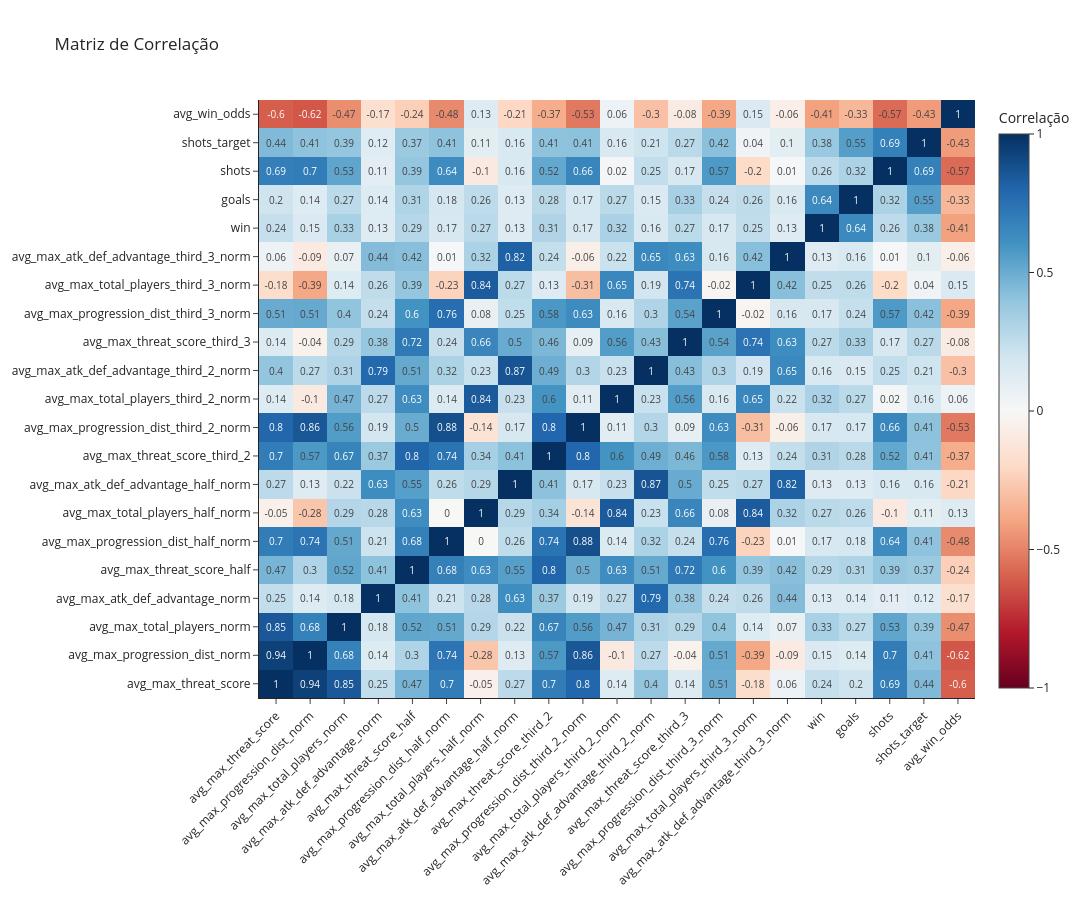
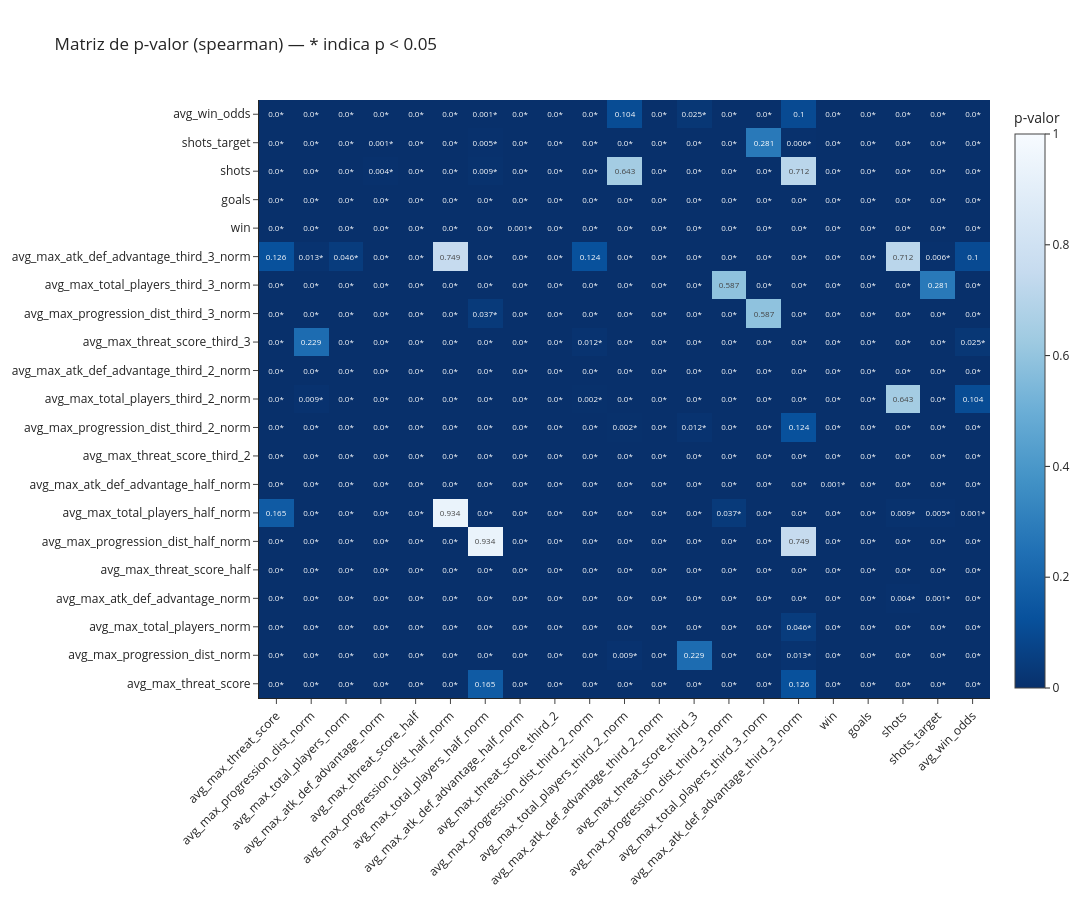

Notebook cell for these charts, in order:
### Markdown cell above
### 2.2. Por Time-Partida-Ciclo de Posse

### Code cell
possession_group_cols = [
    "gameId",
    "competitionName",
    "season",
    "date",
    "homeTeamName",
    "opponentTeamName",
    "homeTeam",
    "possession_id"
]

max_cols, df_possession = build_aggregated_df(
    df=df_threat,
    group_cols=possession_group_cols,
    agg_cols=agg_cols,
    agg_func=F.max,
    agg_prefix="max"
)

team_group_cols = [
    "gameId",
    "competitionName",
    "season",
    "date",
    "homeTeamName",
    "opponentTeamName",
    "homeTeam"
]

avg_cols, df_agg = build_aggregated_df(
    df=df_possession,
    group_cols=team_group_cols,
    agg_cols=max_cols,
    agg_func=F.mean,
    agg_prefix="avg"
)

df_agg = join_match_stats(
    df_agg,
    df_pl_match_stats_22_23_filtrado_mapped
)

df_team_match = (
    build_side_df(df_agg, True, avg_cols)
    .unionByName(
        build_side_df(df_agg, False, avg_cols)
    )
)

corr_cols = (
    df_team_match
    .drop(*(group_cols + ["teamName"]))
    .columns
)

df_team_match.show(5)

plot_correlation_heatmap(df_team_match, corr_cols)
plot_pvalue_heatmap(df_team_match, corr_cols)

### Figure 1 — Plotly figure (JSON) as saved in the notebook; plotly's stock layout.template omitted (floating-point values rounded to 4 significant figures; data arrays with more than 128 entries replaced by an {"elided": "..."} marker saying what was removed)
{"data": [{"colorbar": {"title": {"text": "Correlação"}}, "colorscale": [[0, "rgb(103,0,31)"], [0.1, "rgb(178,24,43)"], [0.2, "rgb(214,96,77)"], [0.3, "rgb(244,165,130)"], [0.4, "rgb(253,219,199)"], [0.5, "rgb(247,247,247)"], [0.6, "rgb(209,229,240)"], [0.7, "rgb(146,197,222)"], [0.8, "rgb(67,147,195)"], [0.9, "rgb(33,102,172)"], [1, "rgb(5,48,97)"]], "text": {"elided": "21x21 float values"}, "texttemplate": "%{text}", "type": "heatmap", "x": ["avg_max_threat_score", "avg_max_progression_dist_norm", "avg_max_total_players_norm", "avg_max_atk_def_advantage_norm", "avg_max_threat_score_half", "avg_max_progression_dist_half_norm", "avg_max_total_players_half_norm", "avg_max_atk_def_advantage_half_norm", "avg_max_threat_score_third_2", "avg_max_progression_dist_third_2_norm", "avg_max_total_players_third_2_norm", "avg_max_atk_def_advantage_third_2_norm", "avg_max_threat_score_third_3", "avg_max_progression_dist_third_3_norm", "avg_max_total_players_third_3_norm", "avg_max_atk_def_advantage_third_3_norm", "win", "goals", "shots", "shots_target", "avg_win_odds"], "y": ["avg_max_threat_score", "avg_max_progression_dist_norm", "avg_max_total_players_norm", "avg_max_atk_def_advantage_norm", "avg_max_threat_score_half", "avg_max_progression_dist_half_norm", "avg_max_total_players_half_norm", "avg_max_atk_def_advantage_half_norm", "avg_max_threat_score_third_2", "avg_max_progression_dist_third_2_norm", "avg_max_total_players_third_2_norm", "avg_max_atk_def_advantage_third_2_norm", "avg_max_threat_score_third_3", "avg_max_progression_dist_third_3_norm", "avg_max_total_players_third_3_norm", "avg_max_atk_def_advantage_third_3_norm", "win", "goals", "shots", "shots_target", "avg_win_odds"], "z": {"elided": "21x21 float values"}, "zmax": 1, "zmin": -1}], "layout": {"height": 900, "title": {"text": "Matriz de Correlação"}, "width": 1500, "xaxis": {"tickangle": -45}}}

### Figure 2 — Plotly figure (JSON) as saved in the notebook; plotly's stock layout.template omitted (floating-point values rounded to 4 significant figures; data arrays with more than 128 entries replaced by an {"elided": "..."} marker saying what was removed)
{"data": [{"colorbar": {"title": {"text": "p-valor"}}, "colorscale": [[0, "rgb(247,251,255)"], [0.125, "rgb(222,235,247)"], [0.25, "rgb(198,219,239)"], [0.375, "rgb(158,202,225)"], [0.5, "rgb(107,174,214)"], [0.625, "rgb(66,146,198)"], [0.75, "rgb(33,113,181)"], [0.875, "rgb(8,81,156)"], [1, "rgb(8,48,107)"]], "reversescale": true, "text": {"elided": "21x21 str values"}, "texttemplate": "%{text}", "type": "heatmap", "x": ["avg_max_threat_score", "avg_max_progression_dist_norm", "avg_max_total_players_norm", "avg_max_atk_def_advantage_norm", "avg_max_threat_score_half", "avg_max_progression_dist_half_norm", "avg_max_total_players_half_norm", "avg_max_atk_def_advantage_half_norm", "avg_max_threat_score_third_2", "avg_max_progression_dist_third_2_norm", "avg_max_total_players_third_2_norm", "avg_max_atk_def_advantage_third_2_norm", "avg_max_threat_score_third_3", "avg_max_progression_dist_third_3_norm", "avg_max_total_players_third_3_norm", "avg_max_atk_def_advantage_third_3_norm", "win", "goals", "shots", "shots_target", "avg_win_odds"], "y": ["avg_max_threat_score", "avg_max_progression_dist_norm", "avg_max_total_players_norm", "avg_max_atk_def_advantage_norm", "avg_max_threat_score_half", "avg_max_progression_dist_half_norm", "avg_max_total_players_half_norm", "avg_max_atk_def_advantage_half_norm", "avg_max_threat_score_third_2", "avg_max_progression_dist_third_2_norm", "avg_max_total_players_third_2_norm", "avg_max_atk_def_advantage_third_2_norm", "avg_max_threat_score_third_3", "avg_max_progression_dist_third_3_norm", "avg_max_total_players_third_3_norm", "avg_max_atk_def_advantage_third_3_norm", "win", "goals", "shots", "shots_target", "avg_win_odds"], "z": {"elided": "21x21 float values"}, "zmax": 1, "zmin": 0}], "layout": {"height": 900, "title": {"text": "Matriz de p-valor (spearman) — * indica p < 0.05"}, "width": 1500, "xaxis": {"tickangle": -45}}}
